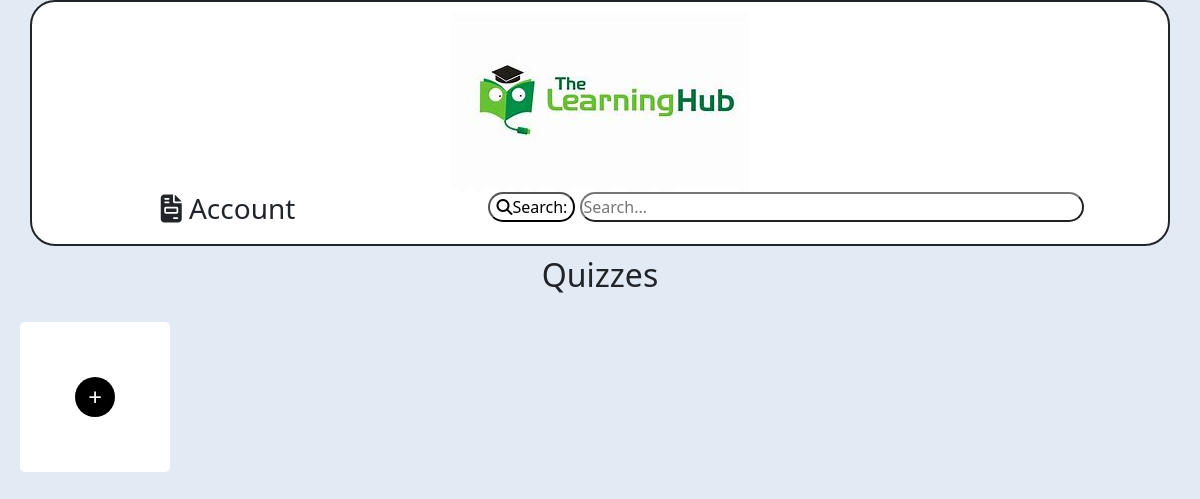
Before: /dashboard (signed in) with the older database file.
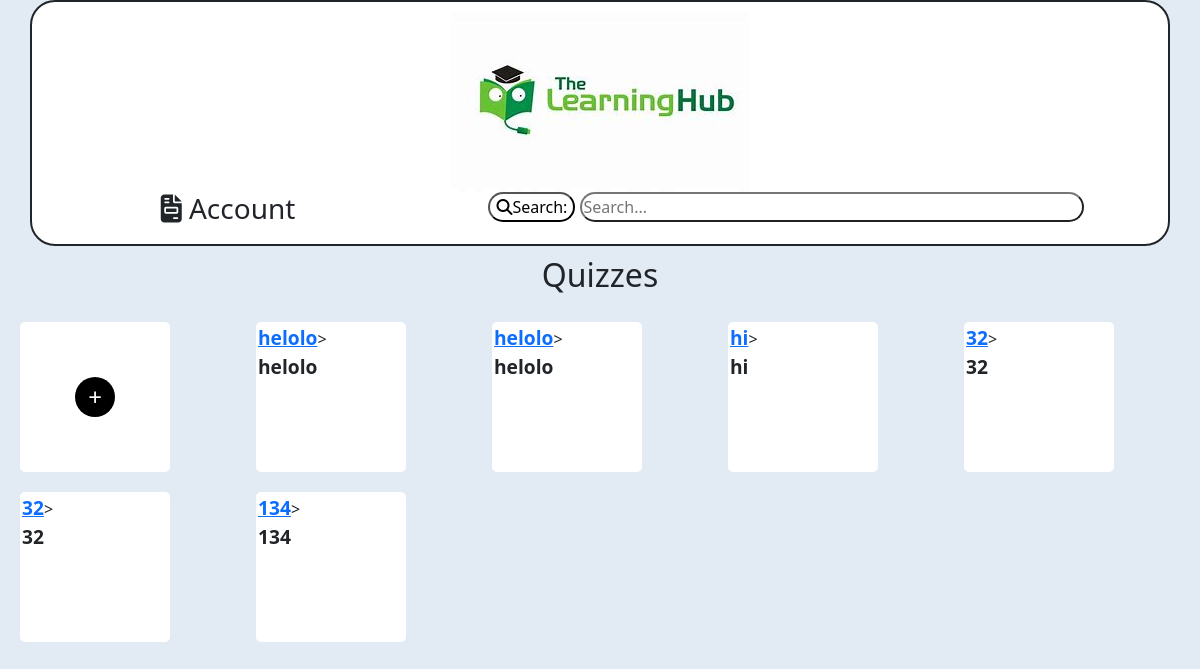
After: the same page with the newer database file.
### project.py (models this page shows)
class Quiz(db.Model):
    __tablename__ = "Quiz"
    id = db.Column(db.Integer, primary_key=True)
    title = db.Column(db.String(255), nullable=False)
    grade = db.Column(db.String(100), nullable=False)
    subject = db.Column(db.String(100), nullable=False)
    time_limit = db.Column(db.Integer, nullable=False)  # Adding time_limit here
    creator_id = db.Column(db.Integer, db.ForeignKey("User.id"), nullable=False)

### project.py (the view)
@app.route("/dashboard")
def dashboard():
    if "user_id" in session:
        user = User.query.get(session["user_id"])
        quizzes = user.quizzes
        return render_template("main.html", user=user, quizzes=quizzes)
    else:
        flash("You are not logged in. Please log in to access the dashboard.", "error")
        return redirect(url_for("login"))

### templates/main.html (shortened to what this page needs)
<!DOCTYPE html>
<html lang="en">
<head>
    <link href="https://cdn.jsdelivr.net/npm/bootstrap@5.3.0-alpha1/dist/css/bootstrap.min.css" rel="stylesheet">
    <link rel="stylesheet" type="text/css" href="../static/main.css">
    <link rel="stylesheet" href="../static/quiz_page.css">
    <link rel="stylesheet" href="https://cdnjs.cloudflare.com/ajax/libs/font-awesome/6.5.2/css/all.min.css" />
</head>
<body>
    <div class="container">
        <div class="row text-center fixed-div" id="panel">
            <div class="col-12">
                <a href="main.html"><img src="../static/pictures/Logo.jpg" alt="Logo"></a>
            </div>
            <div class="col-4">
                <h3 id="account"><i class="fa-solid fa-file-invoice"></i> Account</h3>
            </div>
            <div class="col-8">
                <form action="/search" method="GET">
                    <button class="search_button" type="submit"><i class="fa-solid fa-magnifying-glass"></i>Search:</button>
                    <input class="search_input" type="text" name="q" placeholder="Search...">
                </form>
            </div>
        </div>
            </div>
    <h2 class="text-center">Quizzes</h2>
    <div class="grid-container">
        <div class="box" id="addquiz">
            <div class="plus-button" onclick="createQuizPage()">
                <a href="/create_quiz" alt="Plus icon"><span class="plus-icon">+</span></a>
            </div>
        </div>
        {% for quiz in quizzes %}
        <div class="box">
            <a href="{{ url_for('quiz_entry', quiz_id=quiz.id) }}" class="quiz-title text center">{{ quiz.title }}</a>>
                <div class="quiz-title text center">{{ quiz.title }}</div>
        </div>
        {% endfor %}
</body>
</html>

### static/main.css (style rules this page uses)
.box { width: 150px; height: 150px; background-color: #ffffff; border: 2px solid #ffffff; border-radius: 5px; position: relative; }
.plus-button { position: absolute; top: 50%; left: 50%; transform: translate(-50%, -50%); width: 40px; height: 40px; background-color: #000000; color: #fff; border-radius: 50%; display: flex; justify-content: center; align-items: center; cursor: pointer; }
.plus-icon { font-size: 24px; }
.grid-container { display: grid; grid-template-columns: repeat(auto-fill, minmax(200px, 1fr)); gap: 20px; padding: 20px; }
.quiz-title { font-size: 1.2em; font-weight: bold; margin-bottom: 10px; }
.plus-button a { color: inherit; text-decoration: none; }

### static/quiz_page.css (style rules this page uses)
body { background-color: #E2EAF4; }
#panel,#sub_panel { margin-bottom: 10px; padding:10px; background-color: white; border-style: solid; border-width: 2px; border-radius: 25px; }
button,.search_input { background-color: white; border-style: outset; border-radius: 25px; }
.search_input { width: 70%; }

Changed rows visible on the page:
added Quiz: title "helolo"
added Quiz: title "helolo"
added Quiz: title "hi"
added Quiz: title "32"
added Quiz: title "32"
added Quiz: title "134"
